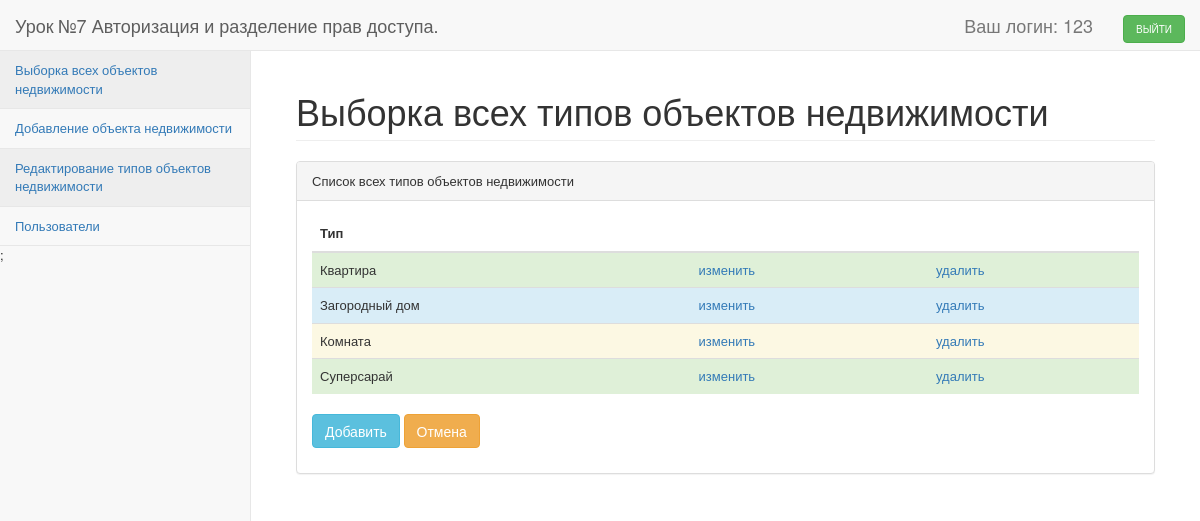
The app's page /index.php?redirect=all_types&controller=controller_realty_type (signed in) with its own data.
### tables this page shows
CREATE TABLE IF NOT EXISTS `realty_type` (
  `id` int(10) unsigned NOT NULL AUTO_INCREMENT,
  `title` varchar(255) NOT NULL,
  PRIMARY KEY (`id`),
  UNIQUE KEY `type_id_3` (`id`),
  KEY `type_id` (`id`),
  KEY `type_id_2` (`id`)
);

### functions.php (called while the page is built, shortened)
<?php
function render($view_name, $data = [], $realty_types =[], $with_layout = true)
{
    require_once("teamplates/$view_name.php");
    $content = ob_get_contents();
    if ($with_layout)
    {
        require_once("teamplates/layout/index.php");
        $content = ob_get_contents();
    }
    return $content;
}

### controller/controller_realty_type.php (called while the page is built, shortened)
<?
class ControllerRealtyType
{
	public static function all_types_controller()
	{
		$realty_types = RealtyType::all_lines();
		return render("main_type_content",['realty_types' => $realty_types]);
	}
	}

### system/model.class.php (called while the page is built, shortened)
<?
class Model
{
    protected static $fields = array();
    protected static $db = NULL;
    protected $data = array();
	    public function __get($field)
    {
        if ((!in_array($field, static::$fields))&&(!in_array($field, $this->get_relation_fields())))
        {
            return self::FIELD_NOT_EXIST;
        }
        else
        {
            if (isset($this->data[$field]))
            {
                return $this->data[$field];
            }
        }
    }
	protected static function get_db()
    {
        if (self::$db === NULL)
        {
            include("model/db.php");
            self::$db = $link;
        }
        return self::$db;
    }
	public static function all_lines()
	{
		$sql = "SELECT * FROM `".static::tableName()."` WHERE 1";
		$res = mysqli_query(self::get_db(), $sql) or die(mysqli_error(self::get_db()));
		$all = array();
		while ($row = mysqli_fetch_assoc($res))
		{
            $one = new $class_name();
            if ($one->load($row))
            {
                $all[] = $one;
            }
        }
        return $all;
	}
	public function load($data = array())
    {
        foreach($data as $k => $v)
        {
            if (!in_array($k, static::$fields))
            {
                return self::FIELD_NOT_EXIST;
            }
            else
            {
                $this->data[$k] = $v;
            }
        }
        return true;
    }
	protected static function init_fields()
    {
        $query = "DESCRIBE `".static::tableName()."`";
        $result = mysqli_query(self::get_db(),$query);
        while($row = mysqli_fetch_assoc($result))
        {
            static::$fields[] = $row['Field'];
        }
    }
}

### model/function_realty_type.php (called while the page is built, shortened)
<?
class RealtyType  extends Model
{
    public static function tableName()
    {
        return 'realty_type';
	}
}

### teamplates/main_type_content.php (the view)
<?
$line_color[] = 'success';
$line_color[] = 'info';
$line_color[] = 'warning';
$line_color[] = 'danger';
?>
        <div id="page-wrapper">
            <div class="container-fluid">
                <div class="row">
                    <div class="col-lg-12">
                        <h1 class="page-header">Выборка всех типов объектов недвижимости</h1>
                        <div class="panel panel-default">
                            <div class="panel-heading">
                                Список всех типов объектов недвижимости
                            </div>
                            <div class="panel-body">
                                <div class="table-responsive">
                                    <table class="table">
                                        <thead>
                                            <tr>
                                                <th>Тип</th>
                                                <th></th>
                                                <th></th>
                                            </tr>
                                        </thead>
                                        <tbody>
                                            <?php
										$i = 0;
										foreach($realty_types as $a)
										{
									?>
                                                <tr class="<?=$line_color[$i]?>">
                                                    <td>
                                                        <?= $a->title?>
                                                    </td>
                                                    <td><a href="index.php?redirect=edite_type&id=<?=$a->id?>&controller=controller_realty_type">изменить</a></td>
                                                    <td><a href="index.php?redirect=delete_type&id=<?=$a->id?>&controller=controller_realty_type">удалить</a></td>
                                                </tr>
                                                <?php
										$i++;
										if($i == 3) $i = 0;
										}
									?>
                                        </tbody>
                                    </table>
                                    <form method="POST">
                                        <p>
                                            <input class="btn btn-info" type="submit" name="add_type" value="Добавить">
                                            <input class="btn btn-warning" type="submit" name="esc_submit" value="Отмена">
                                        </p>
                                    </form>
                                </div>
                            </div>
                        </div>
                    </div>
                </div>
            </div>
        </div>

### records on screen
realty_type: title "Квартира"
realty_type: title "Загородный дом"
realty_type: title "Комната"
realty_type: title "Суперсарай"

### other values on screen
$_SESSION['username'] "123"
